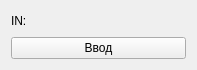
<?xml version="1.0" encoding="UTF-8"?>
<ui version="4.0">
 <class>in08</class>
 <widget class="QWidget" name="in08">
  <property name="geometry">
   <rect>
    <x>0</x>
    <y>0</y>
    <width>197</width>
    <height>70</height>
   </rect>
  </property>
  <property name="windowTitle">
   <string>IN08</string>
  </property>
  <layout class="QGridLayout" name="gridLayout">
   <item row="0" column="0">
    <widget class="QLabel" name="label">
     <property name="text">
      <string>IN:</string>
     </property>
    </widget>
   </item>
   <item row="1" column="0" colspan="2">
    <widget class="QPushButton" name="pushButton">
     <property name="text">
      <string>Ввод</string>
     </property>
    </widget>
   </item>
  </layout>
 </widget>
 <resources/>
 <connections>
  <connection>
   <sender>pushButton</sender>
   <signal>clicked()</signal>
   <receiver>in08</receiver>
   <slot>Push()</slot>
   <hints>
    <hint type="sourcelabel">
     <x>29</x>
     <y>44</y>
    </hint>
    <hint type="destinationlabel">
     <x>175</x>
     <y>1</y>
    </hint>
   </hints>
  </connection>
 </connections>
 <slots>
  <slot>Push()</slot>
 </slots>
</ui>
